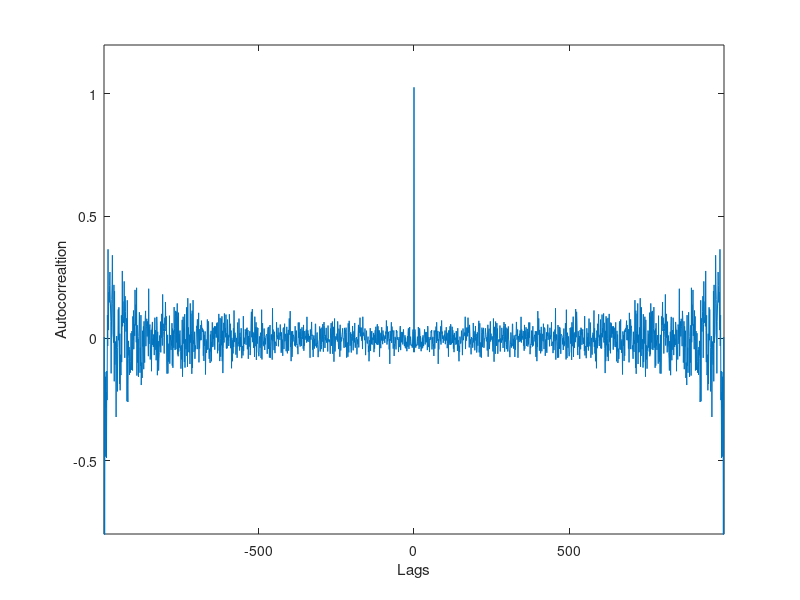
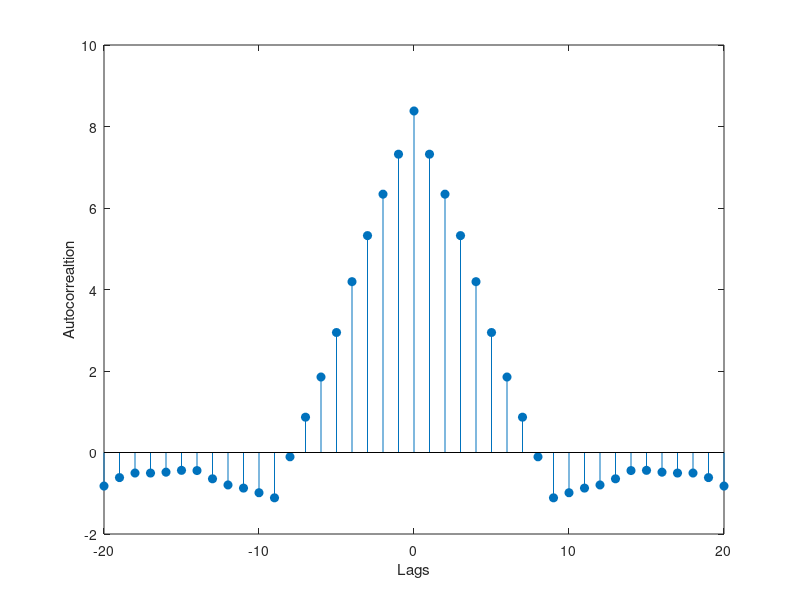
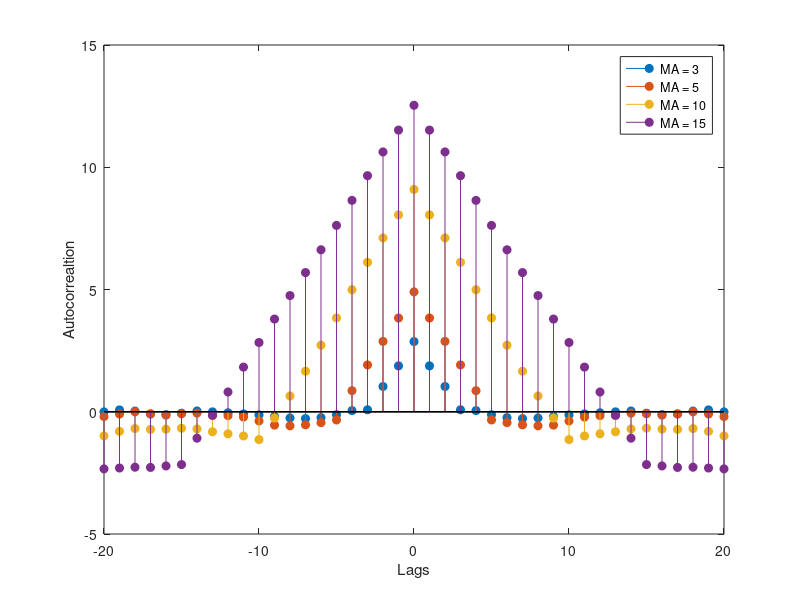
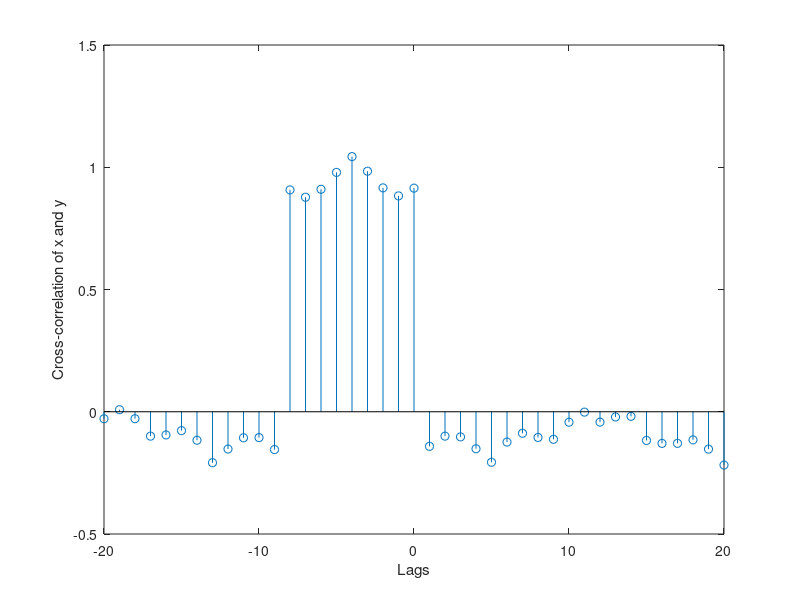

Reproduce these figures in MATLAB, in order. (Note: this script raises an error after producing the figures.)
clear all, clc, close all
%2 LINEAR STOCHASTIC MODELLING

%%2.1
x = randn(1000,1);
[ACF lag] = xcorr(x, 'unbiased'); %ACFof x
figure(1)
plot(lag, ACF)
axis([-999 999 -0.8 1.2]);
xlabel('Lags')
ylabel('Autocorrealtion')

%4
y=filter(ones(9,1),[1],x);
figure(2)
[xc,lags] = xcorr(y,20,'unbiased');  %ACF of y
stem(lags,xc,'filled')
xlabel('Lags')
ylabel('Autocorrealtion')

y_1=filter(ones(3,1),[1],x); %filter with different order
y_2=filter(ones(5,1),[1],x);
y_3=filter(ones(10,1),[1],x);
y_4=filter(ones(15,1),[1],x);
figure(3)
[xc,lags] = xcorr(y_1,20,'unbiased');  
stem(lags,xc,'filled')
hold on
[xc,lags] = xcorr(y_2,20,'unbiased');
stem(lags,xc,'filled')
hold on
[xc,lags] = xcorr(y_3,20,'unbiased');
stem(lags,xc,'filled')
hold on
[xc,lags] = xcorr(y_4,20,'unbiased');
stem(lags,xc,'filled')
legend('MA = 3','MA = 5','MA = 10','MA = 15')
xlabel('Lags')
ylabel('Autocorrealtion')
hold off

%%2.2
figure(4)
[xcc,lag_cc] = xcorr(x,y,20,'unbiased');
stem(lag_cc,xcc)
ylabel('Cross-correlation of x and y')
xlabel('Lags')
% To compute for other order models to assess the effect
% figure(15)
% [xcc,lag_cc] = xcorr(x,y_1,20,'unbiased');
% stem(lag_cc,xcc)
% ylabel('Cross-correlation of x and y')
% xlabel('Lags')
% figure
% [xcc,lag_cc] = xcorr(x,y_2,20,'unbiased');
% stem(lag_cc,xcc)
% figure
% [xcc,lag_cc] = xcorr(x,y_3,20,'unbiased');
% stem(lag_cc,xcc)
% figure
% [xcc,lag_cc] = xcorr(x,y_4,20,'unbiased');
% stem(lag_cc,xcc)
% ylabel('Cross-correlation of x and y')
% xlabel('Lags')


%%2.3
a1 = -2.5 + 5*rand(100,1);
a2 = -1.5 + 3*rand(100,1);
for i=1:100
 if isstable(1, [1 -a1(i) -a2(i)]); %determines when system is stable 
     figure(5)
     hold on
     plot(a1(i), a2(i), '*')  
 end
end
xlabel('a1')
ylabel('a2')
t = linspace(-2,2); %plot stability triangle
t1(1:100) = -1;
t2 = 0:0.1:2;
t3 = -t2+1;
t4 = -2:0.1:0;
t5 = t4+1;
plot(t,t1,'r')
leg = plot(t,t1,'r')
hold on
plot(t2,t3,'r')
hold on
plot(t4,t5,'r')
legend([leg],{'Stability triangle'})
hold off

% The following part commented is to assess the stability triangle

% a1 = -2.5 + 5*rand(10000,1);
% a2 = -1.5 + 3*rand(10000,1);
% for i=1:10000
%  if isstable(1, [1 -a1(i) -a2(i)]);
%  figure(15)
%      hold on
%     plot(a1(i), a2(i),'r*') %for stability depending on a1 and a2
%      p1 = plot(a1(i), a2(i),'r*') ;
%  else
%   figure(15)
%      hold on
%    plot(a1(i), a2(i),'b*')
%    p2 =  plot(a1(i), a2(i),'b*');
%  end
% end
% xlabel('a1')
% ylabel('a2')
% legend([p1,p2],'\color{red} stable', '\color{blue} unstable')


figure(6)
load sunspot.dat %2nd column is the data
[ACF_sun lag_sun] = xcorr(sunspot(1:5,2), 'unbiased');
subplot(3,1,1)
plot(lag_sun, ACF_sun)
hold on
[ACF_sun lag_sun] = xcorr(sunspot(1:5,2)-mean(sunspot(1:5,2)), 'unbiased');
plot(lag_sun, ACF_sun)
hold off
title('Data length = 5')
ylabel('Autocorrelation')
xlabel('Lag')
[ACF_sun lag_sun] = xcorr(sunspot(1:20,2), 'unbiased');
subplot(3,1,2)
plot(lag_sun, ACF_sun)
hold on
[ACF_sun lag_sun] = xcorr(sunspot(1:20,2)-mean(sunspot(1:20,2)), 'unbiased');
plot(lag_sun, ACF_sun)
hold off
title('Data length = 20')
ylabel('Autocorrelation')
xlabel('Lag')
[ACF_sun lag_sun] = xcorr(sunspot(1:250,2), 'unbiased');
subplot(3,1,3)
plot(lag_sun, ACF_sun)
hold on
[ACF_sun lag_sun] = xcorr(sunspot(1:250,2)-mean(sunspot(1:250,2)), 'unbiased');
plot(lag_sun, ACF_sun)
hold off
title('Data length = 250')
ylabel('Autocorrelation')
xlabel('Lag')
legend('With mean', 'With zero mean')

figure(8)
%Yule Walker
a_tot = 0;
for p=1:10
    a_sun=aryule(sunspot(:,2),p);
    a_tot=[a_tot, a_sun];
end
[~,~,reflect_coeffs] = aryule(sunspot(:,2),10);
stem(1:10, -reflect_coeffs);
axis([0 10.5 -1 1])
title('Partial Autocorrelation function')
ylabel('Partial Autocorrelations')
xlabel('Lag')

%zero mean and unit variance
figure(9)
Sunspot_0_1 = (sunspot(:,2)-mean(sunspot(:,2)))/std(sunspot(:,2)); 
%Zero mean and unit standard deviation
a_tot_stand = 0;
for p=1:10
    a_sun=aryule(Sunspot_0_1,p);
    a_tot_stand=[a_tot_stand, a_sun];
end
[~,~,reflect_coeffs_stand] = aryule(Sunspot_0_1,10);
stem(1:10, -reflect_coeffs_stand);
axis([0 10.5 -1 1])
title('Partial Autocorrelation function')
ylabel('Partial Autocorrelations')
xlabel('Lag')

%MDL AND AIC

N = length(Sunspot_0_1);
%MDL
for p=1:10
 [a_mdl,e] = aryule(Sunspot_0_1,p);
 e_n(p) = e;
MDL(p) =log10(e_n(p))+((p*log10(N))/(N));
AIC(p) =log10(e_n(p))+((2*p)/(N));
AICC(p) = AIC(p)+((2*p*(p+1))/(N-p-1));
end
figure(10)
subplot(3,1,1)
plot(1:10,log10(e_n))
hold on
plot(1:10,MDL)
title('MDL for Standardised Sunspot time series')
xlabel('Model order p')
legend('Cumulative squared error','MDL')
subplot(3,1,2)
plot(1:10,log10(e_n))
hold on
plot(1:10,AIC)
title('AIC for Standardised Sunspot time series')
xlabel('Model order p')
legend('Cumulative squared error','AIC')
subplot(3,1,3)
plot(1:10,log10(e_n))
hold on
plot(1:10,AICC)
title('AICc for Standardised Sunspot time series')
xlabel('Model order p')
legend('Cumulative squared error','AICc')
hold off

%This commented part is to do 5 in order to compare prediction horizons and model order 

% %for AR(1)
% N = length(Sunspot_0_1);
% p = [1, 2, 5, 10];
% for k=1:4
%     for i=p(k)+1:N+1
%     x_pred(k,i+p(k)) = 0.8212*Sunspot_0_1(i-1);
%     end
%     figure
% plot(1:N,Sunspot_0_1)
% hold on
% plot(1:N, x_pred(k,1:288))
% end
% xlabel('Sample number')
% ylabel('Amplitude')
% legend('Actual data','Predicted data')
% a = aryule(Sunspot_0_1,2);
% for k=1:4
%     for i=p(k)+2:N+1
%     x_pred2(k,i+p(k)) = -a(2)*Sunspot_0_1(i-1)-a(3)*Sunspot_0_1(i-2);
%     end
%     figure
% plot(1:N,Sunspot_0_1)
% hold on
% plot(1:N, x_pred2(k,1:288))
% end
% xlabel('Sample number')
% ylabel('Amplitude')
% legend('Actual data','Predicted data')
% 
% a = aryule(Sunspot_0_1,10);
% for k=1:4
%     for i=p(k)+10:N+1
%     x_pred10(k,i+p(k)) = -a(2)*Sunspot_0_1(i-1)-a(3)*Sunspot_0_1(i-2)-a(4)*Sunspot_0_1(i-3)-a(5)*Sunspot_0_1(i-4)-a(6)*Sunspot_0_1(i-5)-a(7)*Sunspot_0_1(i-6)-a(8)*Sunspot_0_1(i-7)-a(9)*Sunspot_0_1(i-8)-a(10)*Sunspot_0_1(i-9)-a(11)*Sunspot_0_1(i-10);
%     end
%     figure
% %plot(1:N,Sunspot_0_1)
% hold on
% plot(1:N, x_pred10(k,1:288))
% end
% xlabel('Sample number')
% ylabel('Amplitude')
% legend('Actual data','Predicted data')


%%2.4
load('NASDAQ.mat')
Date = NASDAQ.Date; 
Data = NASDAQ.Close;
figure(11)
N = length(Data);
%a
parcorr(Data) %goes down after lag 1 so AR(1)
% MDL and AIC
for p=1:10
 [a_mdl,e] = aryule(Data,p);
 e_n(p) = e;
MDL(p) =log10(e_n(p))+((p*log10(N))/(N));
AIC(p) =log10(e_n(p))+((2*p)/(N));
AICC(p) = AIC(p)+((2*p*(p+1))/(N-p-1));
end
figure(12)
subplot(3,1,1)
plot(1:10,log10(e_n))
hold on
plot(1:10,MDL)
title('MDL for AR(p)')
xlabel('Model order')
legend('Cumulative squared error','MDL')
subplot(3,1,2)
plot(1:10,log10(e_n))
hold on
plot(1:10,AIC)
title('AIC for AR(p)')
xlabel('Model order')
legend('Cumulative squared error','AIC')
subplot(3,1,3)
plot(1:10,log10(e_n))
hold on
plot(1:10,AICC)
title('AICc for AR(p)')
xlabel('Model order')
legend('Cumulative squared error','AICc')
hold off

%c)
%i)
var_noise = 1:50:1001;
N = 1:50:1001;
for i=1:21
    for j=1:21
        CRLB_var(i,j) = (2*(var_noise(i)).^(2))/N(j);
    end
end

a1 = -1:0.1:1;
N = 1:50:1001;
for i=1:21
    for j=1:21
        CRLB_a1(i,j) = (1./N(j)).*(1-(a1(i)).^(2));
    end
end
figure(13)
h = heatmap(N,var_noise,CRLB_var,'ColorScaling','log');
h.Title = 'Cramer-Rao lower bound for variance';
h.YLabel = 'True variance';
h.XLabel = 'N';
figure(14)
h = heatmap(N,a1,CRLB_a1,'ColorScaling','log');
h.Title = 'Cramer-Rao lower bound for coefficient a1';
h.YLabel = 'True coefficent a1';
h.XLabel = 'N';



%ii
a_var = aryule(Data,1);
var_Dat = (1/length(Data))*(1+(a_var(2))^2);

%%2.5

%The following comments are to load the ECG trials

% load('RAW.mat')
% Trial_1 = data(find(time==74.43):find(time==237.1));
% Trial_2 = data(find(time==245.2):find(time==489.5));
% Trial_3 = data(find(time==494.3):find(time==736.9));
% [RR1_1, RRIf_1] = ECG_to_RRI(Trial_1,1000);
% [RR1_2, RRIf_2] = ECG_to_RRI(Trial_2,1000);
% [RR1_3, RRIf_3] = ECG_to_RRI(Trial_3,1000);
% save('RRI_1.mat','RR1_1','RRIf_1');
% save('RRI_2.mat','RR1_2','RRIf_2');
% save('RRI_3.mat','RR1_3','RRIf_3');
load('RRI_1')
load('RRI_2')
load('RRI_3')
t=1/RRIf_1:1/RRIf_1:length(RR1_1)/RRIf_1;
figure(15)
plot(t,RR1_1)
load('RRI_3')
t=1/RRIf_2:1/RRIf_2:length(RR1_2)/RRIf_2;
figure(16)
plot(t,RR1_2)
t=1/RRIf_3:1/RRIf_3:length(RR1_3)/RRIf_3;
figure(17)
plot(t,RR1_3)
%RR1_1: data trial 1; RR1_2: data trial 2; RR1_3: data trial 3; 

%heart rate PDE analysis
h_1 = 60./RR1_1;
alpha =1;
for i=1:length(RR1_1)/10
   h_hat_1(i) = (1/10)*sum(alpha*h_1((10*(i-1)+1):10*i)) ;
end
alpha = 0.6;
for i=1:length(RR1_1)/10
   h_hat_2(i) = (1/10)*sum(alpha*h_1((10*(i-1)+1):10*i)); 
end
figure(18)
histogram(h_1,10)
hold on
histogram(h_hat_1)
legend('Original HR', 'Average HR, \alpha = 1')
ylabel('PDE')
xlabel('Heart rate (beats/min)')
hold off
figure(19)
histogram(h_1,10)
hold on
histogram(h_hat_2)
ylabel('PDE')
xlabel('Heart rate (beats/min)')
legend('Original HR', 'Average HR, \alpha = 0.6')
hold off

%ACF of different trials
figure(20)
subplot(3,1,1)
rr1 = detrend(RR1_1);
[ACF_rr1 lag] = xcorr(rr1,'unbiased');
stem(lag, ACF_rr1)
xlim([-400 400])
ylabel('Autocorrelation')
xlabel('Lag')
legend('Trial 1: Normal Breathing')
subplot(3,1,2)
rr2 = detrend(RR1_2);
[ACF_rr2 lag] = xcorr(rr2,'unbiased');
stem(lag, ACF_rr2)
xlim([-400 400])
ylabel('Autocorrelation')
xlabel('Lag')
legend('Trial 2: Fast Breathing')
rr3 = detrend(RR1_3);
[ACF_rr3 lag] = xcorr(rr3,'unbiased');
subplot(3,1,3)
stem(lag, ACF_rr3)
xlim([-400 400])
ylabel('Autocorrelation')
xlabel('Lag')
legend('Trial 3: Deep Breathing')
hold off

%Model order analysis of the three trials
figure(21)
parcorr(rr3)
N=length(rr3);
for p=1:10
 [a_mdl,e] = aryule(rr3,p);
 e_n(p) = e;
MDL(p) =log10(e_n(p))+((p*log10(N))/(N));
AIC(p) =log10(e_n(p))+((2*p)/(N));
AICC(p) = AIC(p)+((2*p*(p+1))/(N-p-1));
end
figure(22)
subplot(3,1,1)
plot(1:10,log10(e_n))
hold on
plot(1:10,MDL)
title('MDL for RRI 3')
xlabel('Model order')
legend('Cumulative squared error','MDL')
subplot(3,1,2)
plot(1:10,log10(e_n))
hold on
plot(1:10,AIC)
title('AIC for RRI 3')
xlabel('Model order')
legend('Cumulative squared error','AIC')
subplot(3,1,3)
plot(1:10,log10(e_n))
hold on
plot(1:10,AICC)
title('AICc for RRI 3')
xlabel('Model order')
legend('Cumulative squared error','AICc')
hold off

figure(23)
parcorr(rr1)

N=length(rr1);
for p=1:10
 [a_mdl,e] = aryule(rr1,p);
 e_n(p) = e;
MDL(p) =log10(e_n(p))+((p*log10(N))/(N));
AIC(p) =log10(e_n(p))+((2*p)/(N));
AICC(p) = AIC(p)+((2*p*(p+1))/(N-p-1));
end
figure(24)
subplot(3,1,1)
plot(1:10,log10(e_n))
hold on
plot(1:10,MDL)
title('MDL for RRI 1')
xlabel('Model order')
legend('Cumulative squared error','MDL')
subplot(3,1,2)
plot(1:10,log10(e_n))
hold on
plot(1:10,AIC)
title('AIC for RRI 1')
xlabel('Model order')
legend('Cumulative squared error','AIC')
subplot(3,1,3)
plot(1:10,log10(e_n))
hold on
plot(1:10,AICC)
title('AICc for RRI 1')
xlabel('Model order')
legend('Cumulative squared error','AICc')
hold off

figure(25)
parcorr(rr2)

N=length(rr2);
for p=1:10
 [a_mdl,e] = aryule(rr2,p);
 e_n(p) = e;
MDL(p) =log10(e_n(p))+((p*log10(N))/(N));
AIC(p) =log10(e_n(p))+((2*p)/(N));
AICC(p) = AIC(p)+((2*p*(p+1))/(N-p-1));
end
figure(26)
subplot(3,1,1)
plot(1:10,log10(e_n))
hold on
plot(1:10,MDL)
title('MDL for RRI 2')
xlabel('Model order')
legend('Cumulative squared error','MDL')
subplot(3,1,2)
plot(1:10,log10(e_n))
hold on
plot(1:10,AIC)
title('AIC for RRI 2')
xlabel('Model order')
legend('Cumulative squared error','AIC')
subplot(3,1,3)
plot(1:10,log10(e_n))
hold on
plot(1:10,AICC)
title('AICc for RRI 2')
xlabel('Model order')
legend('Cumulative squared error','AICc')
hold off